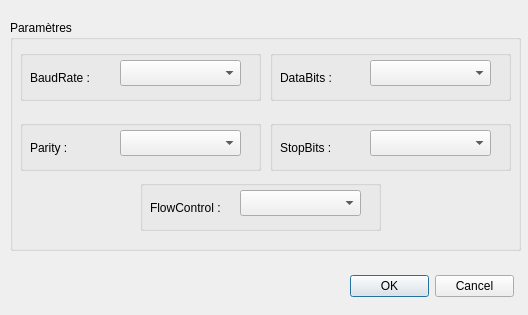
<?xml version="1.0" encoding="UTF-8"?>
<ui version="4.0">
 <class>MoteurOption</class>
 <widget class="QDialog" name="MoteurOption">
  <property name="geometry">
   <rect>
    <x>0</x>
    <y>0</y>
    <width>528</width>
    <height>315</height>
   </rect>
  </property>
  <property name="windowTitle">
   <string>Dialog</string>
  </property>
  <widget class="QGroupBox" name="groupBox">
   <property name="geometry">
    <rect>
     <x>10</x>
     <y>20</y>
     <width>511</width>
     <height>231</height>
    </rect>
   </property>
   <property name="title">
    <string>Paramètres</string>
   </property>
   <widget class="QGroupBox" name="groupBox_2">
    <property name="geometry">
     <rect>
      <x>10</x>
      <y>30</y>
      <width>241</width>
      <height>51</height>
     </rect>
    </property>
    <property name="title">
     <string/>
    </property>
    <widget class="QLabel" name="label">
     <property name="geometry">
      <rect>
       <x>10</x>
       <y>20</y>
       <width>91</width>
       <height>16</height>
      </rect>
     </property>
     <property name="text">
      <string>BaudRate :</string>
     </property>
    </widget>
    <widget class="QComboBox" name="baudRateBox">
     <property name="geometry">
      <rect>
       <x>100</x>
       <y>10</y>
       <width>121</width>
       <height>26</height>
      </rect>
     </property>
    </widget>
   </widget>
   <widget class="QGroupBox" name="groupBox_4">
    <property name="geometry">
     <rect>
      <x>260</x>
      <y>30</y>
      <width>241</width>
      <height>51</height>
     </rect>
    </property>
    <property name="title">
     <string/>
    </property>
    <widget class="QLabel" name="label_3">
     <property name="geometry">
      <rect>
       <x>10</x>
       <y>20</y>
       <width>91</width>
       <height>16</height>
      </rect>
     </property>
     <property name="text">
      <string>DataBits :</string>
     </property>
    </widget>
    <widget class="QComboBox" name="dataBitsBox">
     <property name="geometry">
      <rect>
       <x>100</x>
       <y>10</y>
       <width>121</width>
       <height>26</height>
      </rect>
     </property>
    </widget>
   </widget>
   <widget class="QGroupBox" name="groupBox_5">
    <property name="geometry">
     <rect>
      <x>10</x>
      <y>100</y>
      <width>241</width>
      <height>51</height>
     </rect>
    </property>
    <property name="title">
     <string/>
    </property>
    <widget class="QLabel" name="label_7">
     <property name="geometry">
      <rect>
       <x>10</x>
       <y>20</y>
       <width>91</width>
       <height>16</height>
      </rect>
     </property>
     <property name="text">
      <string>Parity :</string>
     </property>
    </widget>
    <widget class="QComboBox" name="parityBox">
     <property name="geometry">
      <rect>
       <x>100</x>
       <y>10</y>
       <width>121</width>
       <height>26</height>
      </rect>
     </property>
    </widget>
   </widget>
   <widget class="QGroupBox" name="groupBox_3">
    <property name="geometry">
     <rect>
      <x>260</x>
      <y>100</y>
      <width>241</width>
      <height>51</height>
     </rect>
    </property>
    <property name="title">
     <string/>
    </property>
    <widget class="QLabel" name="label_2">
     <property name="geometry">
      <rect>
       <x>10</x>
       <y>20</y>
       <width>91</width>
       <height>16</height>
      </rect>
     </property>
     <property name="text">
      <string>StopBits :</string>
     </property>
    </widget>
    <widget class="QComboBox" name="stopBitsBox">
     <property name="geometry">
      <rect>
       <x>100</x>
       <y>10</y>
       <width>121</width>
       <height>26</height>
      </rect>
     </property>
    </widget>
   </widget>
   <widget class="QGroupBox" name="groupBox_6">
    <property name="geometry">
     <rect>
      <x>130</x>
      <y>160</y>
      <width>241</width>
      <height>51</height>
     </rect>
    </property>
    <property name="title">
     <string/>
    </property>
    <widget class="QLabel" name="label_8">
     <property name="geometry">
      <rect>
       <x>10</x>
       <y>20</y>
       <width>91</width>
       <height>16</height>
      </rect>
     </property>
     <property name="text">
      <string>FlowControl :</string>
     </property>
    </widget>
    <widget class="QComboBox" name="flowControlBox">
     <property name="geometry">
      <rect>
       <x>100</x>
       <y>10</y>
       <width>121</width>
       <height>26</height>
      </rect>
     </property>
    </widget>
   </widget>
  </widget>
  <widget class="QDialogButtonBox" name="buttonBox">
   <property name="geometry">
    <rect>
     <x>350</x>
     <y>270</y>
     <width>164</width>
     <height>32</height>
    </rect>
   </property>
   <property name="standardButtons">
    <set>QDialogButtonBox::Cancel|QDialogButtonBox::Ok</set>
   </property>
  </widget>
 </widget>
 <resources/>
 <connections/>
</ui>
